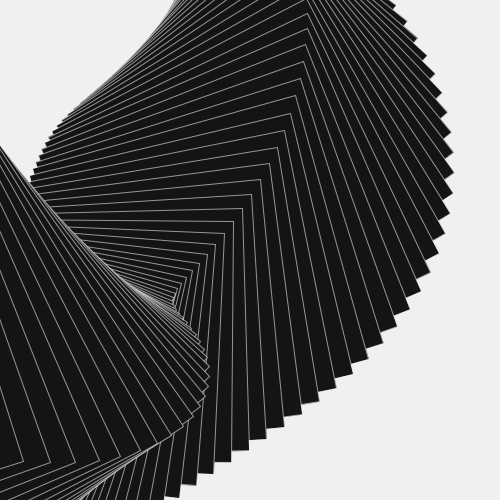
Frame 1 (no input)
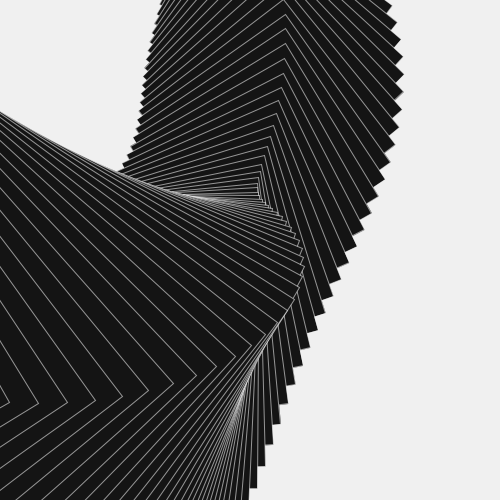
Frame 60 (the mouse pressed at the canvas centre just before this capture)
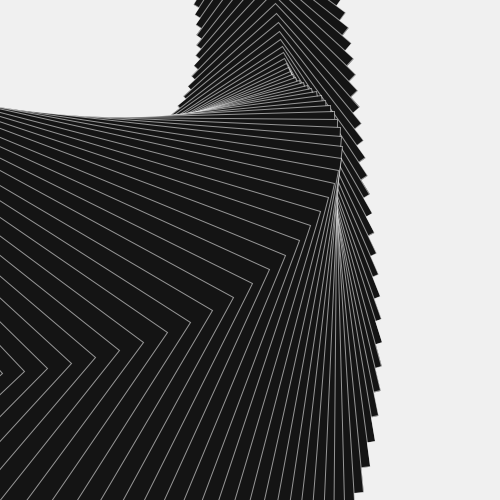
Frame 120 (the mouse held since frame 60 and released just before this capture)

The Processing sketch that drew these frames (run headless with seeded random() and noise(); from frame 60 on, the mouse is pressed at the canvas centre):

// Processing sketch: processing_160317
// ── processing_160317.pde

int num=100;
float theta;

void setup() {
  size(500, 500);
  rectMode(CENTER);
}

void draw() {
  background(240);
  stroke(240,150);
  fill(20);
  //noFill();
  float x=200, y=-150;
  float r=PI/8;
  float incrY=height/num;
  for (int i=0; i<num; i++) {
    float offSet=TWO_PI/num*i;
    float sz = 60+i*5;
    pushMatrix();
    rotate(r+i*radians(2));
    x += 4;
    y += incrY/5;
    translate(x, y);  
    float sz2 = sz*map(sin(theta+offSet*2), -1, 1, 1, 2);  
    rect(0, 0, sz2, sz2);
    popMatrix();
  }
  theta += .0523/2;
  
}
